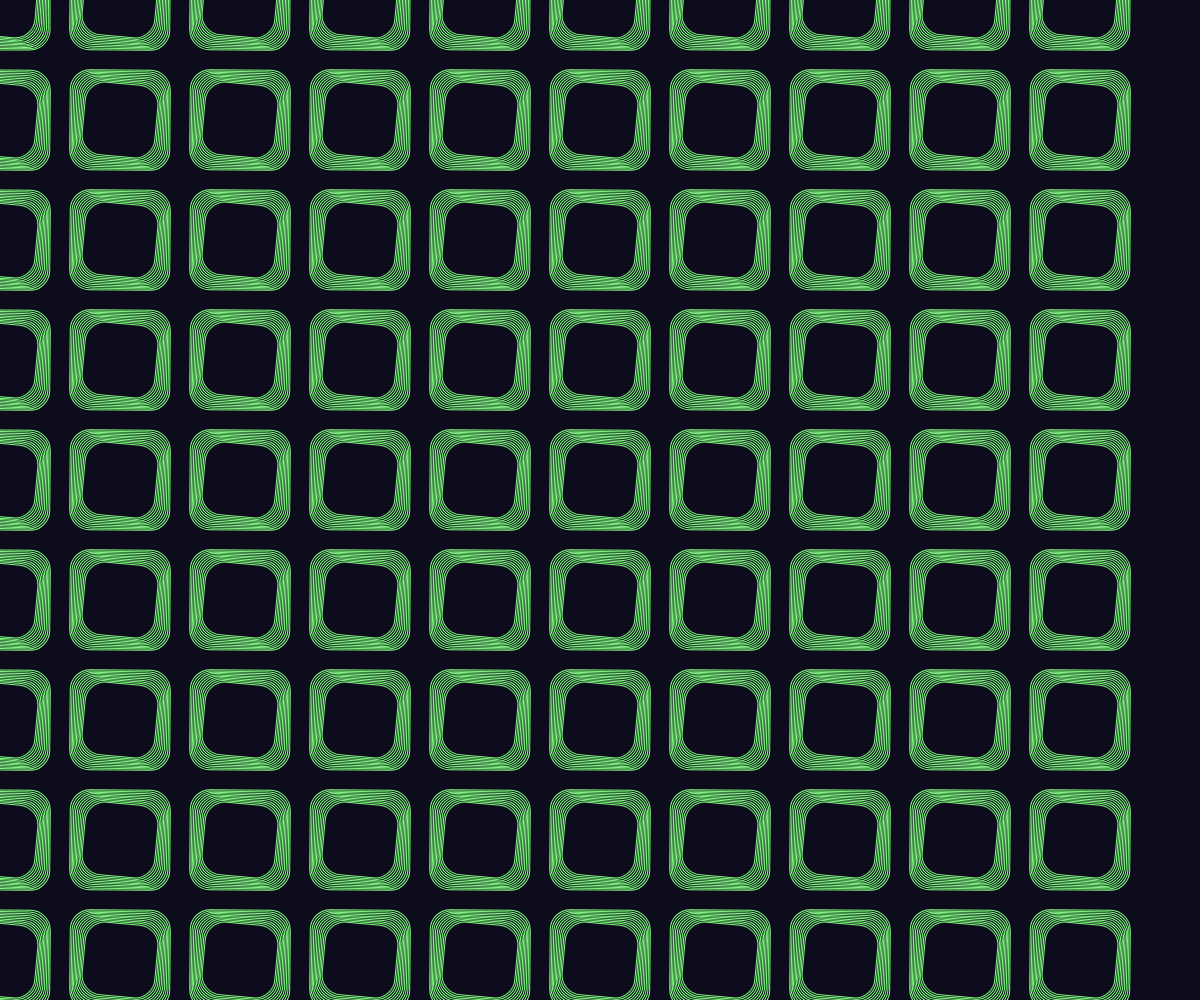
Frame 1 (no input)
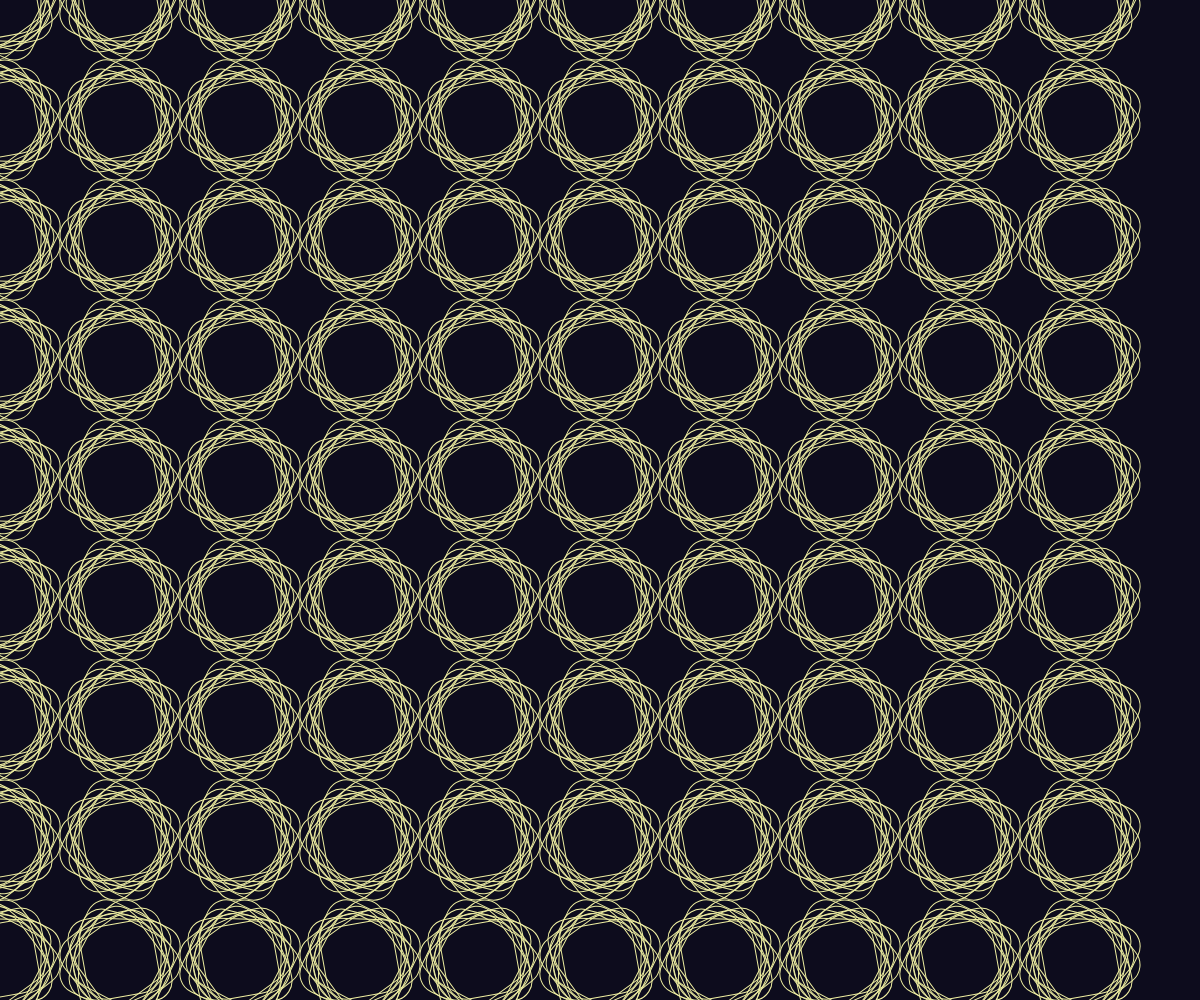
Frame 60 (no input)
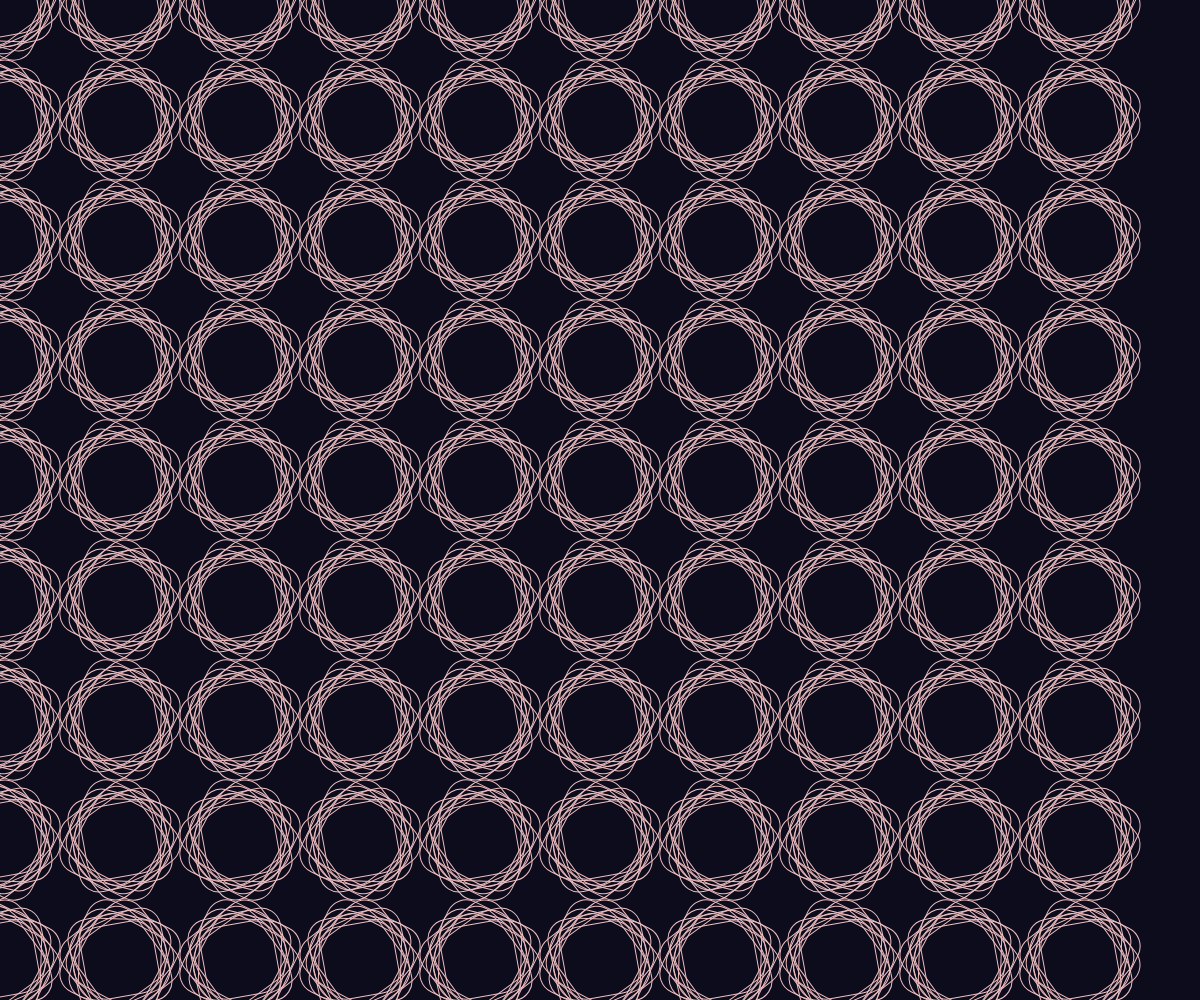
Frame 120 (the mouse pressed at the canvas centre since frame 60)

The p5.js sketch that drew these frames (run headless with seeded random() and noise() and a simulated clock; from frame 60 on, the mouse is pressed at the canvas centre):

// p5.js sketch
// ── sketch.js

let angle = 0
function setup() {
  createCanvas(windowWidth, windowHeight);
  background("#9bf6ff")
  rectMode(CENTER)
  noFill()
  angleMode(DEGREES)//設定角度的單位0~360
  frameRate(50)
}
function draw() {
  background("#0d0c1d");
  //translate(mouseX,mouseY)  //案原點由視窗的左上角移到視窗的中間
  for(let y =0;y<height;y=y+120){
    for(let x=0;x<width;x = x+120){
      push()  //重新設定格式(包含原點(0,0)位置，線條顏色..)，要設定原點(0,0)的位置在(x,y)上 
        translate(x,y)
        stroke("#5465ff")
        //=======產生一個方形==============================================
        //rotate(angle)  //把物件旋轉10度的角度，以原點(0,0)作為旋轉的基準點
        //rect(0,0,600,600,100)
        //angle = sin(frameCount) * 100  //-100 ~ +100
        //=================================================================
        for(let i=0;i<10;i = i+1){
          //let r = random(50,255)  //抽一個亂數值，介於50(包含)與255(不包含)間的數字
          //let g = random(50,255)  //抽一個亂數值，介於50(包含)與255(不包含)間的數字
          //let b = random(50,255)  //抽一個亂數值，介於50(包含)與255(不包含)間的數字
          let r = map(sin(frameCount),-1,1,0,255)
          let g = map(cos(frameCount/2),-1,1,0,255)
          let b = map(sin(frameCount/4),-1,1,0,255)
          stroke(r,g,b)
          rotate(angle)
          rect(0,0,100-i*3,100-i*3,20)
          angle = sin(frameCount) * 30
        }
      pop()
   }
 } 
}
